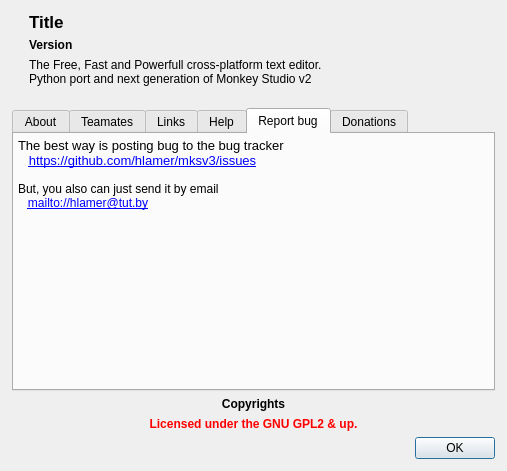
<?xml version="1.0" encoding="UTF-8"?>
<ui version="4.0">
 <class>UIAbout</class>
 <widget class="QDialog" name="UIAbout">
  <property name="geometry">
   <rect>
    <x>0</x>
    <y>0</y>
    <width>507</width>
    <height>471</height>
   </rect>
  </property>
  <layout class="QGridLayout" name="gridLayout">
   <property name="horizontalSpacing">
    <number>10</number>
   </property>
   <property name="verticalSpacing">
    <number>6</number>
   </property>
   <property name="margin">
    <number>12</number>
   </property>
   <item row="0" column="0" rowspan="3">
    <widget class="QLabel" name="lIcon">
     <property name="sizePolicy">
      <sizepolicy hsizetype="Maximum" vsizetype="Preferred">
       <horstretch>0</horstretch>
       <verstretch>0</verstretch>
      </sizepolicy>
     </property>
     <property name="pixmap">
      <pixmap resource="../../icons/mksicons.qrc">:/mksicons/monkey2.png</pixmap>
     </property>
     <property name="alignment">
      <set>Qt::AlignHCenter|Qt::AlignTop</set>
     </property>
    </widget>
   </item>
   <item row="0" column="1">
    <widget class="QLabel" name="lTitle">
     <property name="font">
      <font>
       <pointsize>13</pointsize>
       <weight>75</weight>
       <bold>true</bold>
      </font>
     </property>
     <property name="text">
      <string notr="true">Title</string>
     </property>
     <property name="openExternalLinks">
      <bool>true</bool>
     </property>
     <property name="textInteractionFlags">
      <set>Qt::TextBrowserInteraction</set>
     </property>
    </widget>
   </item>
   <item row="1" column="1">
    <widget class="QLabel" name="lVersion">
     <property name="font">
      <font>
       <pointsize>9</pointsize>
       <weight>75</weight>
       <bold>true</bold>
      </font>
     </property>
     <property name="text">
      <string notr="true">Version</string>
     </property>
     <property name="openExternalLinks">
      <bool>true</bool>
     </property>
     <property name="textInteractionFlags">
      <set>Qt::TextBrowserInteraction</set>
     </property>
    </widget>
   </item>
   <item row="2" column="1">
    <widget class="QLabel" name="lInformations">
     <property name="font">
      <font>
       <pointsize>9</pointsize>
      </font>
     </property>
     <property name="text">
      <string>The Free, Fast and Powerfull cross-platform text editor.&lt;br/&gt;Python port and next generation of Monkey Studio v2</string>
     </property>
     <property name="wordWrap">
      <bool>true</bool>
     </property>
     <property name="openExternalLinks">
      <bool>true</bool>
     </property>
     <property name="textInteractionFlags">
      <set>Qt::TextBrowserInteraction</set>
     </property>
    </widget>
   </item>
   <item row="3" column="0" colspan="2">
    <spacer name="verticalSpacer">
     <property name="orientation">
      <enum>Qt::Vertical</enum>
     </property>
     <property name="sizeType">
      <enum>QSizePolicy::Fixed</enum>
     </property>
     <property name="sizeHint" stdset="0">
      <size>
       <width>8</width>
       <height>16</height>
      </size>
     </property>
    </spacer>
   </item>
   <item row="4" column="0" colspan="2">
    <widget class="QTabWidget" name="twAbout">
     <property name="currentIndex">
      <number>4</number>
     </property>
     <widget class="QWidget" name="wLogo">
      <property name="palette">
       <palette>
        <active>
         <colorrole role="Base">
          <brush brushstyle="SolidPattern">
           <color alpha="0">
            <red>0</red>
            <green>0</green>
            <blue>0</blue>
           </color>
          </brush>
         </colorrole>
         <colorrole role="Window">
          <brush brushstyle="SolidPattern">
           <color alpha="0">
            <red>0</red>
            <green>0</green>
            <blue>0</blue>
           </color>
          </brush>
         </colorrole>
        </active>
        <inactive>
         <colorrole role="Base">
          <brush brushstyle="SolidPattern">
           <color alpha="0">
            <red>0</red>
            <green>0</green>
            <blue>0</blue>
           </color>
          </brush>
         </colorrole>
         <colorrole role="Window">
          <brush brushstyle="SolidPattern">
           <color alpha="0">
            <red>0</red>
            <green>0</green>
            <blue>0</blue>
           </color>
          </brush>
         </colorrole>
        </inactive>
        <disabled>
         <colorrole role="Base">
          <brush brushstyle="SolidPattern">
           <color alpha="0">
            <red>0</red>
            <green>0</green>
            <blue>0</blue>
           </color>
          </brush>
         </colorrole>
         <colorrole role="Window">
          <brush brushstyle="SolidPattern">
           <color alpha="0">
            <red>0</red>
            <green>0</green>
            <blue>0</blue>
           </color>
          </brush>
         </colorrole>
        </disabled>
       </palette>
      </property>
      <attribute name="title">
       <string>About</string>
      </attribute>
      <layout class="QVBoxLayout" name="verticalLayout">
       <property name="spacing">
        <number>0</number>
       </property>
       <property name="margin">
        <number>0</number>
       </property>
       <item>
        <widget class="QLabel" name="lLogo">
         <property name="pixmap">
          <pixmap resource="../../icons/mksicons.qrc">:/mksicons/splashscreen.png</pixmap>
         </property>
         <property name="alignment">
          <set>Qt::AlignCenter</set>
         </property>
        </widget>
       </item>
      </layout>
     </widget>
     <widget class="QTextBrowser" name="tbTeamates">
      <property name="palette">
       <palette>
        <active>
         <colorrole role="Base">
          <brush brushstyle="SolidPattern">
           <color alpha="0">
            <red>255</red>
            <green>255</green>
            <blue>255</blue>
           </color>
          </brush>
         </colorrole>
         <colorrole role="Window">
          <brush brushstyle="SolidPattern">
           <color alpha="0">
            <red>0</red>
            <green>0</green>
            <blue>0</blue>
           </color>
          </brush>
         </colorrole>
        </active>
        <inactive>
         <colorrole role="Base">
          <brush brushstyle="SolidPattern">
           <color alpha="0">
            <red>255</red>
            <green>255</green>
            <blue>255</blue>
           </color>
          </brush>
         </colorrole>
         <colorrole role="Window">
          <brush brushstyle="SolidPattern">
           <color alpha="0">
            <red>0</red>
            <green>0</green>
            <blue>0</blue>
           </color>
          </brush>
         </colorrole>
        </inactive>
        <disabled>
         <colorrole role="Base">
          <brush brushstyle="SolidPattern">
           <color alpha="0">
            <red>0</red>
            <green>0</green>
            <blue>0</blue>
           </color>
          </brush>
         </colorrole>
         <colorrole role="Window">
          <brush brushstyle="SolidPattern">
           <color alpha="0">
            <red>0</red>
            <green>0</green>
            <blue>0</blue>
           </color>
          </brush>
         </colorrole>
        </disabled>
       </palette>
      </property>
      <property name="autoFillBackground">
       <bool>true</bool>
      </property>
      <property name="frameShape">
       <enum>QFrame::NoFrame</enum>
      </property>
      <property name="horizontalScrollBarPolicy">
       <enum>Qt::ScrollBarAlwaysOff</enum>
      </property>
      <property name="tabChangesFocus">
       <bool>true</bool>
      </property>
      <property name="html">
       <string>&lt;!DOCTYPE HTML PUBLIC &quot;-//W3C//DTD HTML 4.0//EN&quot; &quot;http://www.w3.org/TR/REC-html40/strict.dtd&quot;&gt;
&lt;html&gt;&lt;head&gt;&lt;meta name=&quot;qrichtext&quot; content=&quot;1&quot; /&gt;&lt;style type=&quot;text/css&quot;&gt;
p, li { white-space: pre-wrap; }
&lt;/style&gt;&lt;/head&gt;&lt;body style=&quot; font-family:'Sans'; font-size:9pt; font-weight:400; font-style:normal;&quot;&gt;
&lt;table border=&quot;0&quot; style=&quot; margin-top:0px; margin-bottom:0px; margin-left:0px; margin-right:0px;&quot; width=&quot;100%&quot; cellspacing=&quot;0&quot; cellpadding=&quot;0&quot;&gt;
&lt;tr&gt;
&lt;td&gt;
&lt;p style=&quot; margin-top:0px; margin-bottom:0px; margin-left:0px; margin-right:0px; -qt-block-indent:0; text-indent:0px;&quot;&gt;&lt;span style=&quot; font-family:'Droid Sans'; font-size:10pt;&quot;&gt;Kopats Andrei aka hlamer (Belarus)&lt;br /&gt;   &lt;/span&gt;&lt;a href=&quot;mailto:hlamer@tut.by&quot;&gt;&lt;span style=&quot; font-family:'Droid Sans'; font-size:10pt; text-decoration: underline; color:#0000ff;&quot;&gt;hlamer@tut.by&lt;/span&gt;&lt;/a&gt;&lt;/p&gt;
&lt;p style=&quot; margin-top:0px; margin-bottom:0px; margin-left:0px; margin-right:0px; -qt-block-indent:0; text-indent:0px;&quot;&gt;&lt;span style=&quot; font-family:'Droid Sans'; font-size:10pt;&quot;&gt;   Developer of mksv3 (python version of Monkey Studio)&lt;br /&gt;   Principal Developer of Monkey Studio v2&lt;/span&gt;&lt;/p&gt;
&lt;p style=&quot;-qt-paragraph-type:empty; margin-top:0px; margin-bottom:0px; margin-left:0px; margin-right:0px; -qt-block-indent:0; text-indent:0px; font-family:'Droid Sans'; font-size:10pt;&quot;&gt;&lt;/p&gt;
&lt;p style=&quot; margin-top:0px; margin-bottom:0px; margin-left:0px; margin-right:0px; -qt-block-indent:0; text-indent:0px;&quot;&gt;&lt;span style=&quot; font-family:'Droid Sans'; font-size:10pt;&quot;&gt;Filipe Azevedo aka Nox P@sNox (France)&lt;br /&gt;   &lt;/span&gt;&lt;a href=&quot;mailto:pasnox@gmail.com&quot;&gt;&lt;span style=&quot; font-family:'Droid Sans'; font-size:10pt; text-decoration: underline; color:#0000ff;&quot;&gt;pasnox@gmail.com&lt;/span&gt;&lt;/a&gt;&lt;span style=&quot; font-family:'Droid Sans'; font-size:10pt;&quot;&gt;&lt;br /&gt;   Creator &amp;amp; Principal Developer of Monkey Studio v1 and v2&lt;/span&gt;&lt;/p&gt;
&lt;p style=&quot;-qt-paragraph-type:empty; margin-top:0px; margin-bottom:0px; margin-left:0px; margin-right:0px; -qt-block-indent:0; text-indent:0px; font-family:'Droid Sans'; font-size:10pt;&quot;&gt;&lt;/p&gt;
&lt;p style=&quot; margin-top:0px; margin-bottom:0px; margin-left:0px; margin-right:0px; -qt-block-indent:0; text-indent:0px;&quot;&gt;&lt;span style=&quot; font-family:'Droid Sans'; font-size:10pt;&quot;&gt;The Monkey Studio team&lt;/span&gt;&lt;/p&gt;
&lt;p style=&quot; margin-top:0px; margin-bottom:0px; margin-left:0px; margin-right:0px; -qt-block-indent:0; text-indent:0px;&quot;&gt;&lt;span style=&quot; font-family:'Droid Sans'; font-size:10pt;&quot;&gt;   &lt;/span&gt;&lt;a href=&quot;http://monkeystudio.org/team&quot;&gt;&lt;span style=&quot; font-family:'Droid Sans'; font-size:10pt; text-decoration: underline; color:#0000ff;&quot;&gt;http://monkeystudio.org/team&lt;/span&gt;&lt;/a&gt;&lt;/p&gt;
&lt;p style=&quot; margin-top:0px; margin-bottom:0px; margin-left:0px; margin-right:0px; -qt-block-indent:0; text-indent:0px;&quot;&gt;&lt;span style=&quot; font-family:'Droid Sans'; font-size:10pt;&quot;&gt;   Monkey Studio v1 and v2&lt;/span&gt;&lt;/p&gt;&lt;/td&gt;&lt;/tr&gt;
&lt;tr&gt;
&lt;td&gt;&lt;/td&gt;&lt;/tr&gt;&lt;/table&gt;&lt;/body&gt;&lt;/html&gt;</string>
      </property>
      <property name="tabStopWidth">
       <number>40</number>
      </property>
      <property name="openExternalLinks">
       <bool>true</bool>
      </property>
      <attribute name="title">
       <string>Teamates</string>
      </attribute>
     </widget>
     <widget class="QTextBrowser" name="tbLinks">
      <property name="palette">
       <palette>
        <active>
         <colorrole role="Base">
          <brush brushstyle="SolidPattern">
           <color alpha="0">
            <red>255</red>
            <green>255</green>
            <blue>255</blue>
           </color>
          </brush>
         </colorrole>
         <colorrole role="Window">
          <brush brushstyle="SolidPattern">
           <color alpha="0">
            <red>0</red>
            <green>0</green>
            <blue>0</blue>
           </color>
          </brush>
         </colorrole>
        </active>
        <inactive>
         <colorrole role="Base">
          <brush brushstyle="SolidPattern">
           <color alpha="0">
            <red>255</red>
            <green>255</green>
            <blue>255</blue>
           </color>
          </brush>
         </colorrole>
         <colorrole role="Window">
          <brush brushstyle="SolidPattern">
           <color alpha="0">
            <red>0</red>
            <green>0</green>
            <blue>0</blue>
           </color>
          </brush>
         </colorrole>
        </inactive>
        <disabled>
         <colorrole role="Base">
          <brush brushstyle="SolidPattern">
           <color alpha="0">
            <red>0</red>
            <green>0</green>
            <blue>0</blue>
           </color>
          </brush>
         </colorrole>
         <colorrole role="Window">
          <brush brushstyle="SolidPattern">
           <color alpha="0">
            <red>0</red>
            <green>0</green>
            <blue>0</blue>
           </color>
          </brush>
         </colorrole>
        </disabled>
       </palette>
      </property>
      <property name="autoFillBackground">
       <bool>true</bool>
      </property>
      <property name="frameShape">
       <enum>QFrame::NoFrame</enum>
      </property>
      <property name="horizontalScrollBarPolicy">
       <enum>Qt::ScrollBarAlwaysOff</enum>
      </property>
      <property name="tabChangesFocus">
       <bool>true</bool>
      </property>
      <property name="html">
       <string>&lt;!DOCTYPE HTML PUBLIC &quot;-//W3C//DTD HTML 4.0//EN&quot; &quot;http://www.w3.org/TR/REC-html40/strict.dtd&quot;&gt;
&lt;html&gt;&lt;head&gt;&lt;meta name=&quot;qrichtext&quot; content=&quot;1&quot; /&gt;&lt;style type=&quot;text/css&quot;&gt;
p, li { white-space: pre-wrap; }
&lt;/style&gt;&lt;/head&gt;&lt;body style=&quot; font-family:'Sans'; font-size:9pt; font-weight:400; font-style:normal;&quot;&gt;
&lt;table border=&quot;0&quot; style=&quot; margin-top:0px; margin-bottom:0px; margin-left:0px; margin-right:0px;&quot; width=&quot;100%&quot; cellspacing=&quot;0&quot; cellpadding=&quot;0&quot;&gt;
&lt;tr&gt;
&lt;td&gt;
&lt;p style=&quot; margin-top:0px; margin-bottom:0px; margin-left:0px; margin-right:0px; -qt-block-indent:0; text-indent:0px;&quot;&gt;&lt;span style=&quot; font-family:'Droid Sans'; font-size:10pt;&quot;&gt;mksv3 home page&lt;/span&gt;&lt;/p&gt;
&lt;p style=&quot; margin-top:0px; margin-bottom:0px; margin-left:0px; margin-right:0px; -qt-block-indent:0; text-indent:0px;&quot;&gt;&lt;span style=&quot; font-family:'Droid Sans'; font-size:10pt;&quot;&gt;   &lt;/span&gt;&lt;a href=&quot;https://github.com/hlamer/mksv3&quot;&gt;&lt;span style=&quot; font-family:'Droid Sans'; font-size:10pt; text-decoration: underline; color:#0000ff;&quot;&gt;https://github.com/hlamer/mksv3&lt;/span&gt;&lt;/a&gt;&lt;/p&gt;
&lt;p style=&quot;-qt-paragraph-type:empty; margin-top:0px; margin-bottom:0px; margin-left:0px; margin-right:0px; -qt-block-indent:0; text-indent:0px; font-family:'Droid Sans'; font-size:10pt;&quot;&gt;&lt;/p&gt;
&lt;p style=&quot; margin-top:0px; margin-bottom:0px; margin-left:0px; margin-right:0px; -qt-block-indent:0; text-indent:0px;&quot;&gt;&lt;span style=&quot; font-family:'Droid Sans'; font-size:10pt;&quot;&gt;Monkey Studio IDE homepage&lt;br /&gt;   &lt;/span&gt;&lt;a href=&quot;http://monkeystudio.org&quot;&gt;&lt;span style=&quot; font-family:'Droid Sans'; font-size:10pt; text-decoration: underline; color:#0000ff;&quot;&gt;http://monkeystudio.org&lt;/span&gt;&lt;/a&gt;&lt;/p&gt;&lt;/td&gt;&lt;/tr&gt;
&lt;tr&gt;
&lt;td&gt;&lt;/td&gt;&lt;/tr&gt;
&lt;tr&gt;
&lt;td&gt;
&lt;p style=&quot; margin-top:0px; margin-bottom:0px; margin-left:0px; margin-right:0px; -qt-block-indent:0; text-indent:0px;&quot;&gt;&lt;span style=&quot; font-family:'Droid Sans'; font-size:10pt;&quot;&gt;News feed&lt;br /&gt;   &lt;/span&gt;&lt;a href=&quot;http://monkeystudio.org/rss.xml&quot;&gt;&lt;span style=&quot; font-family:'Droid Sans'; font-size:10pt; text-decoration: underline; color:#0000ff;&quot;&gt;http://monkeystudio.org/rss.xml&lt;/span&gt;&lt;/a&gt;&lt;/p&gt;&lt;/td&gt;&lt;/tr&gt;&lt;/table&gt;
&lt;p style=&quot;-qt-paragraph-type:empty; margin-top:0px; margin-bottom:0px; margin-left:0px; margin-right:0px; -qt-block-indent:0; text-indent:0px;&quot;&gt;&lt;/p&gt;
&lt;p style=&quot; margin-top:0px; margin-bottom:0px; margin-left:0px; margin-right:0px; -qt-block-indent:0; text-indent:0px;&quot;&gt;License&lt;/p&gt;
&lt;p style=&quot; margin-top:0px; margin-bottom:0px; margin-left:0px; margin-right:0px; -qt-block-indent:0; text-indent:0px;&quot;&gt;   &lt;a href=&quot;http://www.gnu.org/licenses/gpl-2.0.html&quot;&gt;&lt;span style=&quot; text-decoration: underline; color:#0000ff;&quot;&gt;http://www.gnu.org/licenses/gpl-2.0.html&lt;/span&gt;&lt;/a&gt;&lt;/p&gt;&lt;/body&gt;&lt;/html&gt;</string>
      </property>
      <property name="tabStopWidth">
       <number>40</number>
      </property>
      <property name="openExternalLinks">
       <bool>true</bool>
      </property>
      <attribute name="title">
       <string>Links</string>
      </attribute>
     </widget>
     <widget class="QTextBrowser" name="tbHelp">
      <property name="palette">
       <palette>
        <active>
         <colorrole role="Base">
          <brush brushstyle="SolidPattern">
           <color alpha="0">
            <red>255</red>
            <green>255</green>
            <blue>255</blue>
           </color>
          </brush>
         </colorrole>
         <colorrole role="Window">
          <brush brushstyle="SolidPattern">
           <color alpha="0">
            <red>0</red>
            <green>0</green>
            <blue>0</blue>
           </color>
          </brush>
         </colorrole>
        </active>
        <inactive>
         <colorrole role="Base">
          <brush brushstyle="SolidPattern">
           <color alpha="0">
            <red>255</red>
            <green>255</green>
            <blue>255</blue>
           </color>
          </brush>
         </colorrole>
         <colorrole role="Window">
          <brush brushstyle="SolidPattern">
           <color alpha="0">
            <red>0</red>
            <green>0</green>
            <blue>0</blue>
           </color>
          </brush>
         </colorrole>
        </inactive>
        <disabled>
         <colorrole role="Base">
          <brush brushstyle="SolidPattern">
           <color alpha="0">
            <red>0</red>
            <green>0</green>
            <blue>0</blue>
           </color>
          </brush>
         </colorrole>
         <colorrole role="Window">
          <brush brushstyle="SolidPattern">
           <color alpha="0">
            <red>0</red>
            <green>0</green>
            <blue>0</blue>
           </color>
          </brush>
         </colorrole>
        </disabled>
       </palette>
      </property>
      <property name="autoFillBackground">
       <bool>true</bool>
      </property>
      <property name="frameShape">
       <enum>QFrame::NoFrame</enum>
      </property>
      <property name="horizontalScrollBarPolicy">
       <enum>Qt::ScrollBarAlwaysOff</enum>
      </property>
      <property name="tabChangesFocus">
       <bool>true</bool>
      </property>
      <property name="html">
       <string>&lt;!DOCTYPE HTML PUBLIC &quot;-//W3C//DTD HTML 4.0//EN&quot; &quot;http://www.w3.org/TR/REC-html40/strict.dtd&quot;&gt;
&lt;html&gt;&lt;head&gt;&lt;meta name=&quot;qrichtext&quot; content=&quot;1&quot; /&gt;&lt;style type=&quot;text/css&quot;&gt;
p, li { white-space: pre-wrap; }
&lt;/style&gt;&lt;/head&gt;&lt;body style=&quot; font-family:'Sans'; font-size:9pt; font-weight:400; font-style:normal;&quot;&gt;
&lt;table border=&quot;0&quot; style=&quot; margin-top:0px; margin-bottom:0px; margin-left:0px; margin-right:0px;&quot; width=&quot;100%&quot; cellspacing=&quot;0&quot; cellpadding=&quot;0&quot;&gt;
&lt;tr&gt;
&lt;td&gt;
&lt;p style=&quot; margin-top:0px; margin-bottom:0px; margin-left:0px; margin-right:0px; -qt-block-indent:0; text-indent:0px;&quot;&gt;&lt;span style=&quot; font-family:'Droid Sans'; font-size:10pt;&quot;&gt;Documentation for users. &lt;/span&gt;&lt;span style=&quot; font-family:'Droid Sans'; font-size:10pt; color:#ff0000;&quot;&gt;Read it! It is useful!&lt;/span&gt;&lt;/p&gt;
&lt;p style=&quot; margin-top:0px; margin-bottom:0px; margin-left:0px; margin-right:0px; -qt-block-indent:0; text-indent:0px;&quot;&gt;&lt;span style=&quot; font-family:'Droid Sans'; font-size:10pt;&quot;&gt;   &lt;/span&gt;&lt;a href=&quot;http://hlamer.github.com/mksv3/userindex.html&quot;&gt;&lt;span style=&quot; text-decoration: underline; color:#0000ff;&quot;&gt;http://hlamer.github.com/mksv3/userindex.html&lt;/span&gt;&lt;/a&gt;&lt;/p&gt;
&lt;p style=&quot;-qt-paragraph-type:empty; margin-top:0px; margin-bottom:0px; margin-left:0px; margin-right:0px; -qt-block-indent:0; text-indent:0px; font-family:'Droid Sans'; font-size:10pt;&quot;&gt;&lt;/p&gt;
&lt;p style=&quot; margin-top:0px; margin-bottom:0px; margin-left:0px; margin-right:0px; -qt-block-indent:0; text-indent:0px;&quot;&gt;&lt;span style=&quot; font-family:'Droid Sans'; font-size:10pt;&quot;&gt;IRC (chat) support&lt;br /&gt;   &lt;/span&gt;&lt;a href=&quot;http://www.monkeystudio.org/irc&quot;&gt;&lt;span style=&quot; text-decoration: underline; color:#0000ff;&quot;&gt;http://www.monkeystudio.org/irc&lt;/span&gt;&lt;/a&gt;&lt;/p&gt;
&lt;p style=&quot;-qt-paragraph-type:empty; margin-top:0px; margin-bottom:0px; margin-left:0px; margin-right:0px; -qt-block-indent:0; text-indent:0px; text-decoration: underline; color:#0000ff;&quot;&gt;&lt;/p&gt;&lt;/td&gt;&lt;/tr&gt;
&lt;tr&gt;
&lt;td&gt;
&lt;p style=&quot; margin-top:0px; margin-bottom:0px; margin-left:0px; margin-right:0px; -qt-block-indent:0; text-indent:0px;&quot;&gt;&lt;span style=&quot; font-family:'Droid Sans'; font-size:10pt;&quot;&gt;Forums&lt;br /&gt;   &lt;/span&gt;&lt;a href=&quot;http://monkeystudio.org/forum&quot;&gt;&lt;span style=&quot; font-family:'Droid Sans'; font-size:10pt; text-decoration: underline; color:#0000ff;&quot;&gt;http://monkeystudio.org/forum&lt;/span&gt;&lt;/a&gt;&lt;/p&gt;
&lt;p style=&quot;-qt-paragraph-type:empty; margin-top:0px; margin-bottom:0px; margin-left:0px; margin-right:0px; -qt-block-indent:0; text-indent:0px; font-family:'Droid Sans'; font-size:10pt; text-decoration: underline; color:#0000ff;&quot;&gt;&lt;/p&gt;&lt;/td&gt;&lt;/tr&gt;
&lt;tr&gt;
&lt;td&gt;
&lt;p style=&quot; margin-top:0px; margin-bottom:0px; margin-left:0px; margin-right:0px; -qt-block-indent:0; text-indent:0px;&quot;&gt;Documentation for plugin developers&lt;/p&gt;
&lt;p style=&quot; margin-top:0px; margin-bottom:0px; margin-left:0px; margin-right:0px; -qt-block-indent:0; text-indent:0px;&quot;&gt;   &lt;a href=&quot;http://hlamer.github.com/mksv3/devindex.html&quot;&gt;&lt;span style=&quot; text-decoration: underline; color:#0000ff;&quot;&gt;http://hlamer.github.com/mksv3/devindex.html&lt;/span&gt;&lt;/a&gt;&lt;/p&gt;&lt;/td&gt;&lt;/tr&gt;&lt;/table&gt;&lt;/body&gt;&lt;/html&gt;</string>
      </property>
      <property name="tabStopWidth">
       <number>40</number>
      </property>
      <property name="openExternalLinks">
       <bool>true</bool>
      </property>
      <attribute name="title">
       <string>Help</string>
      </attribute>
     </widget>
     <widget class="QTextBrowser" name="tbReportBug">
      <property name="palette">
       <palette>
        <active>
         <colorrole role="Base">
          <brush brushstyle="SolidPattern">
           <color alpha="0">
            <red>255</red>
            <green>255</green>
            <blue>255</blue>
           </color>
          </brush>
         </colorrole>
         <colorrole role="Window">
          <brush brushstyle="SolidPattern">
           <color alpha="0">
            <red>0</red>
            <green>0</green>
            <blue>0</blue>
           </color>
          </brush>
         </colorrole>
        </active>
        <inactive>
         <colorrole role="Base">
          <brush brushstyle="SolidPattern">
           <color alpha="0">
            <red>255</red>
            <green>255</green>
            <blue>255</blue>
           </color>
          </brush>
         </colorrole>
         <colorrole role="Window">
          <brush brushstyle="SolidPattern">
           <color alpha="0">
            <red>0</red>
            <green>0</green>
            <blue>0</blue>
           </color>
          </brush>
         </colorrole>
        </inactive>
        <disabled>
         <colorrole role="Base">
          <brush brushstyle="SolidPattern">
           <color alpha="0">
            <red>0</red>
            <green>0</green>
            <blue>0</blue>
           </color>
          </brush>
         </colorrole>
         <colorrole role="Window">
          <brush brushstyle="SolidPattern">
           <color alpha="0">
            <red>0</red>
            <green>0</green>
            <blue>0</blue>
           </color>
          </brush>
         </colorrole>
        </disabled>
       </palette>
      </property>
      <property name="autoFillBackground">
       <bool>true</bool>
      </property>
      <property name="frameShape">
       <enum>QFrame::NoFrame</enum>
      </property>
      <property name="horizontalScrollBarPolicy">
       <enum>Qt::ScrollBarAlwaysOff</enum>
      </property>
      <property name="tabChangesFocus">
       <bool>true</bool>
      </property>
      <property name="html">
       <string>&lt;!DOCTYPE HTML PUBLIC &quot;-//W3C//DTD HTML 4.0//EN&quot; &quot;http://www.w3.org/TR/REC-html40/strict.dtd&quot;&gt;
&lt;html&gt;&lt;head&gt;&lt;meta name=&quot;qrichtext&quot; content=&quot;1&quot; /&gt;&lt;style type=&quot;text/css&quot;&gt;
p, li { white-space: pre-wrap; }
&lt;/style&gt;&lt;/head&gt;&lt;body style=&quot; font-family:'Sans'; font-size:9pt; font-weight:400; font-style:normal;&quot;&gt;
&lt;table border=&quot;0&quot; style=&quot; margin-top:0px; margin-bottom:0px; margin-left:0px; margin-right:0px;&quot; width=&quot;100%&quot; cellspacing=&quot;0&quot; cellpadding=&quot;0&quot;&gt;
&lt;tr&gt;
&lt;td&gt;
&lt;p style=&quot; margin-top:0px; margin-bottom:0px; margin-left:0px; margin-right:0px; -qt-block-indent:0; text-indent:0px;&quot;&gt;&lt;span style=&quot; font-family:'Droid Sans'; font-size:10pt;&quot;&gt;The best way is posting bug to the bug tracker&lt;br /&gt;   &lt;/span&gt;&lt;a href=&quot;https://github.com/hlamer/mksv3/issues&quot;&gt;&lt;span style=&quot; font-family:'Droid Sans'; font-size:10pt; text-decoration: underline; color:#0000ff;&quot;&gt;https://github.com/hlamer/mksv3/issues&lt;/span&gt;&lt;/a&gt;&lt;/p&gt;&lt;/td&gt;&lt;/tr&gt;
&lt;tr&gt;
&lt;td&gt;&lt;/td&gt;&lt;/tr&gt;&lt;/table&gt;
&lt;p style=&quot; margin-top:0px; margin-bottom:0px; margin-left:0px; margin-right:0px; -qt-block-indent:0; text-indent:0px;&quot;&gt;But, you also can just send it by email&lt;/p&gt;
&lt;p style=&quot; margin-top:0px; margin-bottom:0px; margin-left:0px; margin-right:0px; -qt-block-indent:0; text-indent:0px;&quot;&gt;   &lt;a href=&quot;mailto://hlamer@tut.by&quot;&gt;&lt;span style=&quot; text-decoration: underline; color:#0000ff;&quot;&gt;mailto://hlamer@tut.by&lt;/span&gt;&lt;/a&gt;&lt;/p&gt;
&lt;p style=&quot;-qt-paragraph-type:empty; margin-top:0px; margin-bottom:0px; margin-left:0px; margin-right:0px; -qt-block-indent:0; text-indent:0px; text-decoration: underline; color:#0000ff;&quot;&gt;&lt;/p&gt;&lt;/body&gt;&lt;/html&gt;</string>
      </property>
      <property name="tabStopWidth">
       <number>40</number>
      </property>
      <property name="openExternalLinks">
       <bool>true</bool>
      </property>
      <attribute name="title">
       <string>Report bug</string>
      </attribute>
     </widget>
     <widget class="QTextBrowser" name="tbDonations">
      <property name="palette">
       <palette>
        <active>
         <colorrole role="Base">
          <brush brushstyle="SolidPattern">
           <color alpha="0">
            <red>255</red>
            <green>255</green>
            <blue>255</blue>
           </color>
          </brush>
         </colorrole>
         <colorrole role="Window">
          <brush brushstyle="SolidPattern">
           <color alpha="0">
            <red>0</red>
            <green>0</green>
            <blue>0</blue>
           </color>
          </brush>
         </colorrole>
        </active>
        <inactive>
         <colorrole role="Base">
          <brush brushstyle="SolidPattern">
           <color alpha="0">
            <red>255</red>
            <green>255</green>
            <blue>255</blue>
           </color>
          </brush>
         </colorrole>
         <colorrole role="Window">
          <brush brushstyle="SolidPattern">
           <color alpha="0">
            <red>0</red>
            <green>0</green>
            <blue>0</blue>
           </color>
          </brush>
         </colorrole>
        </inactive>
        <disabled>
         <colorrole role="Base">
          <brush brushstyle="SolidPattern">
           <color alpha="0">
            <red>0</red>
            <green>0</green>
            <blue>0</blue>
           </color>
          </brush>
         </colorrole>
         <colorrole role="Window">
          <brush brushstyle="SolidPattern">
           <color alpha="0">
            <red>0</red>
            <green>0</green>
            <blue>0</blue>
           </color>
          </brush>
         </colorrole>
        </disabled>
       </palette>
      </property>
      <property name="autoFillBackground">
       <bool>true</bool>
      </property>
      <property name="frameShape">
       <enum>QFrame::NoFrame</enum>
      </property>
      <property name="horizontalScrollBarPolicy">
       <enum>Qt::ScrollBarAlwaysOff</enum>
      </property>
      <property name="tabChangesFocus">
       <bool>true</bool>
      </property>
      <property name="html">
       <string>&lt;!DOCTYPE HTML PUBLIC &quot;-//W3C//DTD HTML 4.0//EN&quot; &quot;http://www.w3.org/TR/REC-html40/strict.dtd&quot;&gt;
&lt;html&gt;&lt;head&gt;&lt;meta name=&quot;qrichtext&quot; content=&quot;1&quot; /&gt;&lt;style type=&quot;text/css&quot;&gt;
p, li { white-space: pre-wrap; }
&lt;/style&gt;&lt;/head&gt;&lt;body style=&quot; font-family:'Sans'; font-size:9pt; font-weight:400; font-style:normal;&quot;&gt;
&lt;table border=&quot;0&quot; style=&quot; margin-top:0px; margin-bottom:0px; margin-left:0px; margin-right:0px;&quot; width=&quot;100%&quot; cellspacing=&quot;0&quot; cellpadding=&quot;0&quot;&gt;
&lt;tr&gt;
&lt;td&gt;
&lt;p style=&quot; margin-top:0px; margin-bottom:0px; margin-left:0px; margin-right:0px; -qt-block-indent:0; text-indent:0px;&quot;&gt;&lt;span style=&quot; font-family:'Droid Sans'; font-size:10pt;&quot;&gt;You can use this &lt;/span&gt;&lt;a href=&quot;http://sourceforge.net/project/project_donations.php?group_id=163493&quot;&gt;&lt;span style=&quot; font-family:'Droid Sans'; font-size:10pt; text-decoration: underline; color:#0000ff;&quot;&gt;link&lt;/span&gt;&lt;/a&gt;&lt;span style=&quot; font-family:'Droid Sans'; font-size:10pt;&quot;&gt; to make donation.&lt;/span&gt;&lt;/p&gt;
&lt;p style=&quot; margin-top:0px; margin-bottom:0px; margin-left:0px; margin-right:0px; -qt-block-indent:0; text-indent:0px;&quot;&gt;&lt;span style=&quot; font-family:'Droid Sans'; font-size:10pt;&quot;&gt;Donations will help paying &lt;/span&gt;&lt;a href=&quot;http://monkeystudio.org&quot;&gt;&lt;span style=&quot; font-family:'Droid Sans'; font-size:10pt; text-decoration: underline; color:#0000ff;&quot;&gt;http://monkeystudio.org &lt;/span&gt;&lt;/a&gt;&lt;span style=&quot; font-family:'Droid Sans'; font-size:10pt;&quot;&gt;domain  and relative things about the project.&lt;/span&gt;&lt;/p&gt;
&lt;p style=&quot;-qt-paragraph-type:empty; margin-top:0px; margin-bottom:0px; margin-left:0px; margin-right:0px; -qt-block-indent:0; text-indent:0px; font-family:'Droid Sans'; font-size:10pt;&quot;&gt;&lt;/p&gt;
&lt;p style=&quot; margin-top:0px; margin-bottom:0px; margin-left:0px; margin-right:0px; -qt-block-indent:0; text-indent:0px;&quot;&gt;&lt;span style=&quot; font-family:'Droid Sans'; font-size:10pt;&quot;&gt;Add &amp;quot;For mksv3&amp;quot; to the donation description&lt;/span&gt;&lt;/p&gt;&lt;/td&gt;&lt;/tr&gt;&lt;/table&gt;&lt;/body&gt;&lt;/html&gt;</string>
      </property>
      <property name="tabStopWidth">
       <number>40</number>
      </property>
      <property name="openExternalLinks">
       <bool>true</bool>
      </property>
      <attribute name="title">
       <string>Donations</string>
      </attribute>
     </widget>
    </widget>
   </item>
   <item row="5" column="0" colspan="2">
    <widget class="QLabel" name="lCopyrights">
     <property name="font">
      <font>
       <pointsize>9</pointsize>
       <weight>75</weight>
       <bold>true</bold>
      </font>
     </property>
     <property name="text">
      <string notr="true">Copyrights</string>
     </property>
     <property name="alignment">
      <set>Qt::AlignCenter</set>
     </property>
     <property name="wordWrap">
      <bool>true</bool>
     </property>
     <property name="openExternalLinks">
      <bool>true</bool>
     </property>
     <property name="textInteractionFlags">
      <set>Qt::TextBrowserInteraction</set>
     </property>
    </widget>
   </item>
   <item row="6" column="0" colspan="2">
    <widget class="QLabel" name="lLicensing">
     <property name="palette">
      <palette>
       <active>
        <colorrole role="WindowText">
         <brush brushstyle="SolidPattern">
          <color alpha="255">
           <red>255</red>
           <green>0</green>
           <blue>0</blue>
          </color>
         </brush>
        </colorrole>
       </active>
       <inactive>
        <colorrole role="WindowText">
         <brush brushstyle="SolidPattern">
          <color alpha="255">
           <red>255</red>
           <green>0</green>
           <blue>0</blue>
          </color>
         </brush>
        </colorrole>
       </inactive>
       <disabled>
        <colorrole role="WindowText">
         <brush brushstyle="SolidPattern">
          <color alpha="255">
           <red>144</red>
           <green>141</green>
           <blue>139</blue>
          </color>
         </brush>
        </colorrole>
       </disabled>
      </palette>
     </property>
     <property name="font">
      <font>
       <pointsize>9</pointsize>
       <weight>75</weight>
       <bold>true</bold>
      </font>
     </property>
     <property name="text">
      <string>Licensed under the GNU GPL2 &amp; up.</string>
     </property>
     <property name="alignment">
      <set>Qt::AlignCenter</set>
     </property>
     <property name="wordWrap">
      <bool>true</bool>
     </property>
     <property name="openExternalLinks">
      <bool>true</bool>
     </property>
     <property name="textInteractionFlags">
      <set>Qt::TextBrowserInteraction</set>
     </property>
    </widget>
   </item>
   <item row="7" column="0" colspan="2">
    <widget class="QDialogButtonBox" name="buttonBox">
     <property name="standardButtons">
      <set>QDialogButtonBox::Ok</set>
     </property>
    </widget>
   </item>
  </layout>
 </widget>
 <resources>
  <include location="../../icons/mksicons.qrc"/>
  <include location="../../icons/mksicons.qrc"/>
 </resources>
 <connections>
  <connection>
   <sender>buttonBox</sender>
   <signal>accepted()</signal>
   <receiver>UIAbout</receiver>
   <slot>accept()</slot>
   <hints>
    <hint type="sourcelabel">
     <x>246</x>
     <y>291</y>
    </hint>
    <hint type="destinationlabel">
     <x>527</x>
     <y>58</y>
    </hint>
   </hints>
  </connection>
 </connections>
</ui>
